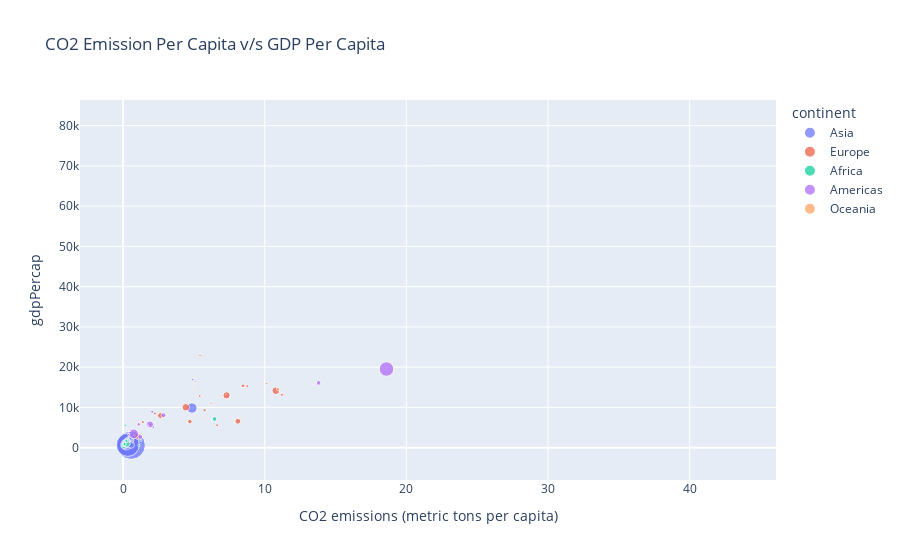

Write notebook code for a chart like this one.
### Markdown cell above
While the pearson correlation for 1967 is 1, the p-value is also 1 and is not statistically significant. Instead 1972 is the year with the highest correlation between GDP and CO2 Emissions.

### Code cell
import plotly.express as px
highest_corr_df = gapminder_df[gapminder_df['Year']== highest_corr_year]
fig = px.scatter(highest_corr_df, x=co2_label, y=gdp_label, color="continent",
                 title="CO2 Emission Per Capita v/s GDP Per Capita", size="pop")

fig.show()

### Figure 1 — Plotly figure (JSON) as saved in the notebook; plotly's stock layout.template omitted (floating-point values rounded to 4 significant figures)
{"data": [{"hovertemplate": "continent=Asia<br>CO2 emissions (metric tons per capita)=%{x}<br>gdpPercap=%{y}<br>pop=%{marker.size}<extra></extra>", "legendgroup": "Asia", "marker": {"color": "#636efa", "size": [11537966, 202182, 6960067, 754550000, 506000000, 109343000, 8519282, 2693585, 100825279, 1255058, 575003, 2186894, 1149500, 25870271, 11261690, 714775, 60641899, 35356600, 5618198, 1977600, 11737396, 34024249, 39463910], "sizemode": "area", "sizeref": 1886375, "symbol": "circle"}, "mode": "markers", "name": "Asia", "orientation": "v", "showlegend": true, "type": "scatter", "x": [0.1238, 5.121, 0.06244, 0.5742, 0.3318, 0.2319, 2.056, 4.933, 4.864, 1.072, 43.43, 1.642, 1.835, 0.1435, 0.01881, 0.2055, 0.4025, 0.5554, 4.909, 1.546, 0.2519, 0.3602, 0.5749], "xaxis": "x", "y": [836.2, 14800.0, 523.4, 612.7, 700.8, 762.4, 8931.0, 8394.0, 9848.0, 2742.0, 80890.0, 6007.0, 1226.0, 349, 676.4, 4721.0, 942.4, 1814.0, 16900.0, 4977.0, 1136.0, 1295.0, 637.1], "yaxis": "y"}, {"hovertemplate": "continent=Europe<br>CO2 emissions (metric tons per capita)=%{x}<br>gdpPercap=%{y}<br>pop=%{marker.size}<extra></extra>", "legendgroup": "Europe", "marker": {"color": "#EF553B", "size": [1984060, 7376998, 9556500, 8310226, 4838800, 4605744, 49569000, 8716441, 10223422, 198676, 2900100, 52667100, 12596822, 3786019, 31785378, 9103000, 19284814, 32850275, 7867931, 6063000, 33411317, 54959000], "sizemode": "area", "sizeref": 1886375, "symbol": "circle"}, "mode": "markers", "name": "Europe", "orientation": "v", "showlegend": true, "type": "scatter", "x": [1.364, 5.418, 11.22, 6.638, 10.15, 6.213, 7.306, 2.249, 5.758, 7.269, 5.655, 4.431, 8.476, 5.107, 8.106, 1.398, 4.716, 2.647, 8.77, 5.435, 1.033, 10.78], "xaxis": "x", "y": [2760.0, 12830.0, 13150.0, 5577.0, 15940.0, 10920.0, 13000.0, 8513.0, 9327.0, 13320.0, 7656.0, 10020.0, 15360.0, 16360.0, 6557.0, 6362.0, 6471.0, 7994.0, 15260.0, 22970.0, 2826.0, 14140.0], "yaxis": "y"}, {"hovertemplate": "continent=Africa<br>CO2 emissions (metric tons per capita)=%{x}<br>gdpPercap=%{y}<br>pop=%{marker.size}<extra></extra>", "legendgroup": "Africa", "marker": {"color": "#00cc96", "size": [12760499, 5247469, 2427334, 5127935, 3330989, 6335506, 1733638, 3495967, 217378, 4744870, 127617, 259864, 27860297, 489004, 8490213, 3451418, 601287, 10191512, 1279406, 1759224, 6334556, 4147252, 5212416, 1230542, 789309, 14770296, 8680909, 4534062, 47287752, 3451079, 70787, 3965841, 2662190, 3428839, 20997321, 12716129, 420690, 12607312, 1735550, 4786986, 8900294, 3900000, 4995432], "sizemode": "area", "sizeref": 1886375, "symbol": "circle"}, "mode": "markers", "name": "Africa", "orientation": "v", "showlegend": true, "type": "scatter", "x": [0.6321, 0.1667, 0.05232, 0.01922, 0.01474, 0.07298, 0.05334, 0.03415, 0.08566, 0.3243, 0.6698, 0.09088, 0.04088, 1.827, 0.1857, 0.1805, 0.07074, 0.2661, 0.4657, 9.941, 0.1389, 0.08604, 0.0392, 0.1882, 0.6362, 0.3616, 0.2162, 0.03185, 0.2447, 0.0118, 0.1621, 0.1813, 0.1054, 0.07045, 6.466, 0.2508, 0.5525, 0.1419, 0.1067, 0.6389, 0.09445, 1.264, 1.123], "xaxis": "x", "y": [3247.0, 5523.0, 1036.0, 794.8, 413.0, 1508.0, 1136.0, 1197.0, 1876.0, 2052.0, 3020.0, 915.6, 516.1, 8359.0, 1126.0, 708.8, 715.6, 1057.0, 713.6, 18770.0, 1634.0, 495.5, 545.0, 1421.0, 2475.0, 1711.0, 566.7, 1054.0, 1015.0, 511.0, 1385.0, 1612.0, 1206.0, 1285.0, 7114.0, 1688.0, 2613.0, 848.2, 1478.0, 1932.0, 908.9, 1777.0, 569.8], "yaxis": "y"}, {"hovertemplate": "continent=Americas<br>CO2 emissions (metric tons per capita)=%{x}<br>gdpPercap=%{y}<br>pop=%{marker.size}<extra></extra>", "legendgroup": "Americas", "marker": {"color": "#ab63fa", "size": [22934225, 4040665, 88049823, 20819767, 8858908, 19764027, 1588717, 8139332, 4049146, 5432424, 3232927, 4690773, 4318137, 2500689, 1861096, 47995559, 1865490, 1405486, 2287985, 12132200, 960155, 198712000, 2748579], "sizemode": "area", "sizeref": 1886375, "symbol": "circle"}, "mode": "markers", "name": "Americas", "orientation": "v", "showlegend": true, "type": "scatter", "x": [2.858, 0.4466, 0.745, 13.81, 2.141, 1.217, 0.5171, 1.906, 0.3805, 0.4658, 0.3425, 0.3973, 0.05857, 0.3525, 2.145, 1.9, 0.494, 1.218, 0.213, 1.112, 5.01, 18.6, 1.776], "xaxis": "x", "y": [8053.0, 2587.0, 3430.0, 16080.0, 5107.0, 2679.0, 4162.0, 5690.0, 1654.0, 4579.0, 4359.0, 3243.0, 1452.0, 2538.0, 6125.0, 5755.0, 4643.0, 4421.0, 2299.0, 5788.0, 5621.0, 19530.0, 5445.0], "yaxis": "y"}, {"hovertemplate": "continent=Oceania<br>CO2 emissions (metric tons per capita)=%{x}<br>gdpPercap=%{y}<br>pop=%{marker.size}<extra></extra>", "legendgroup": "Oceania", "marker": {"color": "#FFA15A", "size": [11872264, 2728150], "sizemode": "area", "sizeref": 1886375, "symbol": "circle"}, "mode": "markers", "name": "Oceania", "orientation": "v", "showlegend": true, "type": "scatter", "x": [10.96, 5.008], "xaxis": "x", "y": [14530.0, 14460.0], "yaxis": "y"}], "layout": {"legend": {"itemsizing": "constant", "title": {"text": "continent"}, "tracegroupgap": 0}, "title": {"text": "CO2 Emission Per Capita v/s GDP Per Capita"}, "xaxis": {"anchor": "y", "domain": [0, 1], "title": {"text": "CO2 emissions (metric tons per capita)"}}, "yaxis": {"anchor": "x", "domain": [0, 1], "title": {"text": "gdpPercap"}}}}
